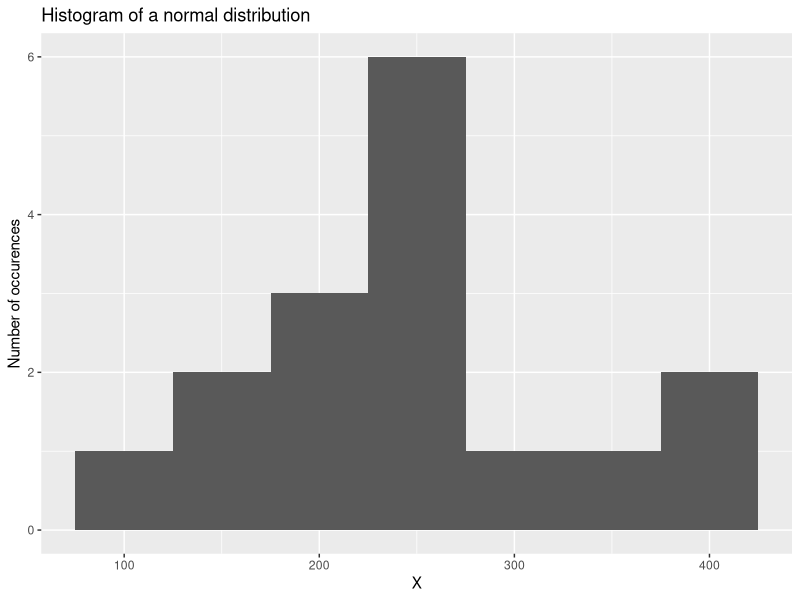
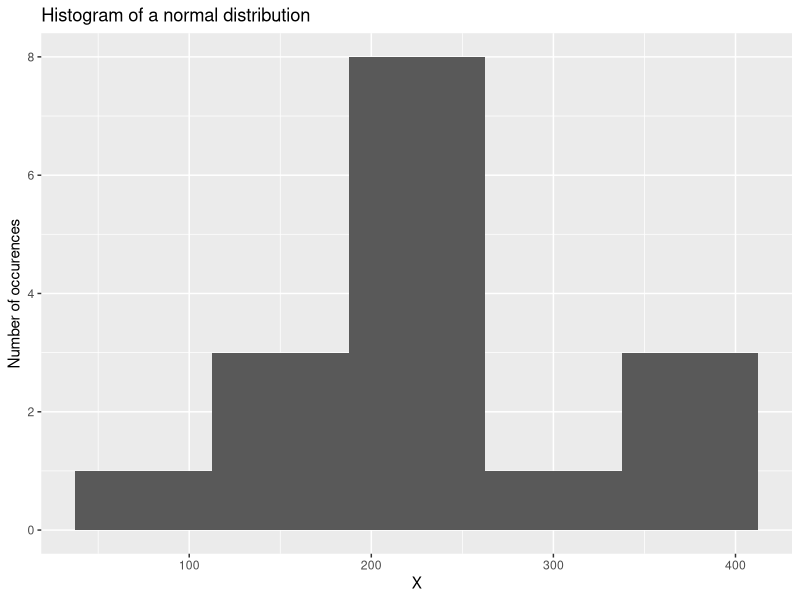
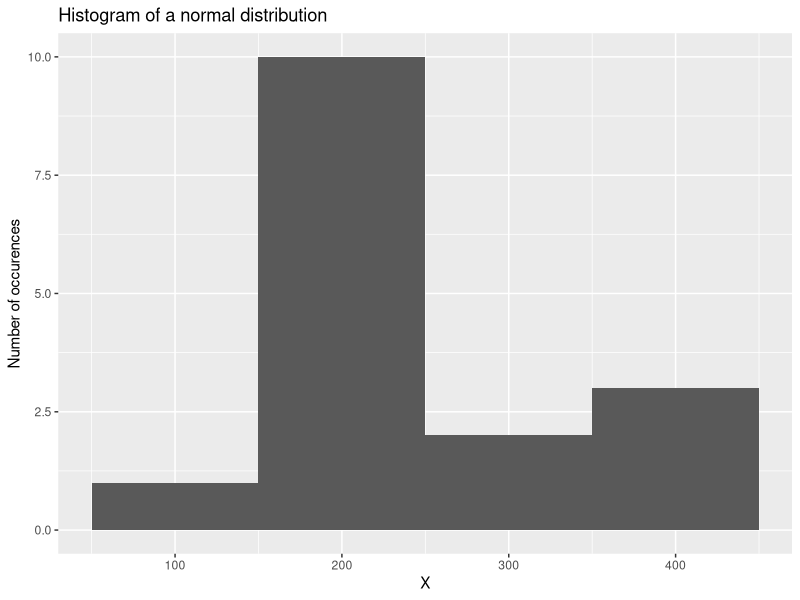
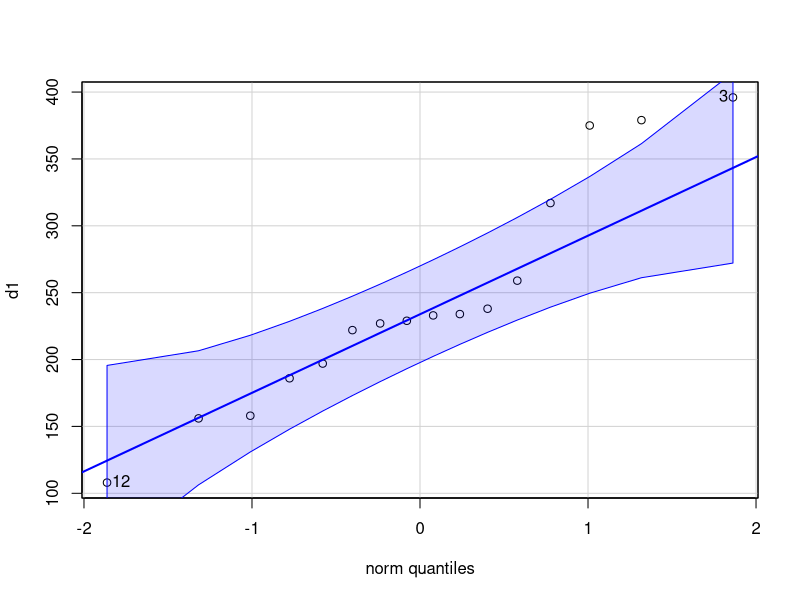

These figures' R source, in order:
library(tidyverse)
library(car)
library(knitr)


d2 <- read.csv(file = 'performance.csv',sep = ",")
d1 <- c(229,186,396,233,238,158,259,317,222,375,156,108,197,227,379,234)
# a
mean(d1)
sd(d1)
var(d1)
median(d1)
range(d1)
# b
# sample of all features chosen at random

# c
#h0: mean(d1)<=225h, h1: mean(d1)>225h
#One tail


#d
# Yes it changes, hist50 skewed to the left, hist100 skewed to the right


dbin<-data.frame(d1)
ggplot(data = dbin, aes(x=d1))+
  geom_histogram(binwidth = 50)+
  labs(title='Histogram of a normal distribution', x='X', y='Number of occurences')

ggplot(data = dbin, aes(x=d1))+
  geom_histogram(binwidth = 75)+
  labs(title='Histogram of a normal distribution', x='X', y='Number of occurences')

ggplot(data = dbin, aes(x=d1))+
  geom_histogram(binwidth = 100)+
  labs(title='Histogram of a normal distribution', x='X', y='Number of occurences')


#e
car::qqPlot(d1)

#f
shapiro.test(d1)

# No idependence of residuals from QQ plot, curved 95% lines, skewed data from histogram
# Shapiro wilks test, comment on this later


#g


t.test(d1, mu=225, conf.level=0.95)





